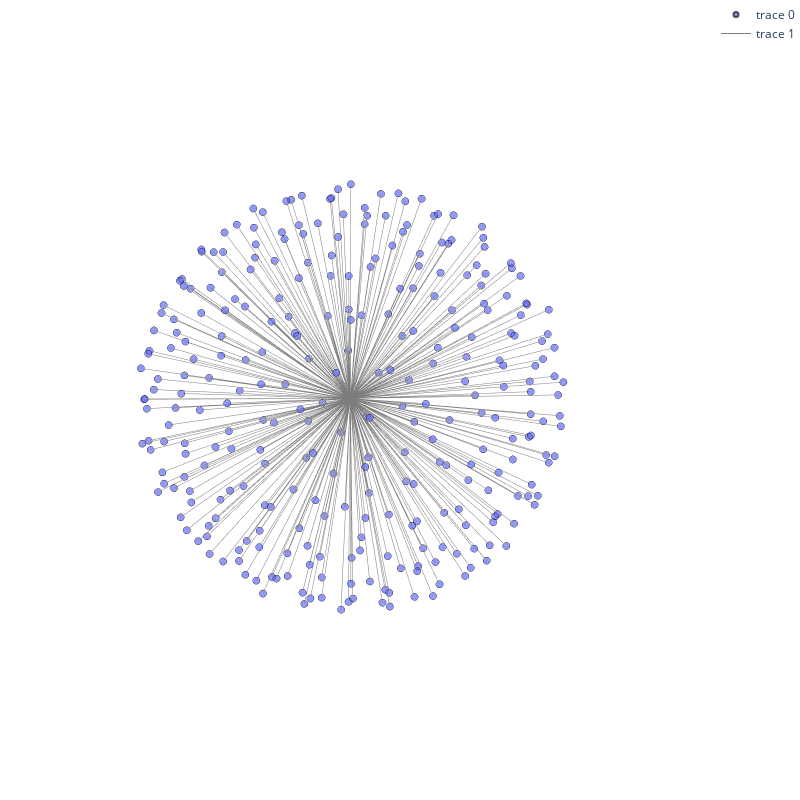

Notebook cell for this chart:
### Code cell
import plotly.graph_objects as go
import networkx as nx
import plotly.offline as pyo
import random
import copy
import igraph as ig
import ipywidgets as widgets
from IPython.display import display, clear_output
#inicializacion
n_usuarios, monto_inicial = 300, 15
n_iteraciones, n_referidos, monto_referir = 3, 4, 2.5
l_enlaces = []
graphs = []
#widgets
n_usuarios_input = widgets.IntSlider(value=n_usuarios, min=1, max=800, description='n_usuarios:')
monto_inicial_input = widgets.IntSlider(value=monto_inicial, min=1, max=100, description='monto_inicial:')
n_iteraciones_input = widgets.IntSlider(value=n_iteraciones, min=1, max=10, description='n_iteraciones:')
n_referidos_input = widgets.IntSlider(value=n_referidos, min=1, max=10, description='n_referidos:')
monto_referir_input = widgets.FloatSlider(value=monto_referir, min=0.1, max=10, step=0.1, description='monto_referir:')

run_button = widgets.Button(description='Run Simulation')
#output para ver los resultados
output = widgets.Output()

def refiere(de_nodo, n_monto, graph, enlaces):
    new_node_id = max(graph) + 1
    graph[new_node_id] = {'profundidad': graph[de_nodo]['profundidad'] + 1,'referidos':0, 'monto':monto_referir}
    graph[de_nodo]['referidos'] += 1
    enlaces.append((de_nodo,new_node_id))
    return graph, enlaces
def actualiza(graph, enlaces):
    c_graph=graph.copy()
    for k in c_graph:
        r=random.random()
        if graph[k]['profundidad']!=0 and graph[k]['referidos']<4 and r>0.5:
            n_referir=max(1,int((n_referidos +1)*random.random())-graph[k]['referidos'])
            for _ in range(n_referir):
                graph, enlaces=refiere(k, monto_referir, graph, enlaces)
    return graph, enlaces

def run_simulation(btn):
    global n_usuarios, monto_inicial, n_iteraciones, n_referidos, monto_referir
    global graphs, enlaces
    n_usuarios = n_usuarios_input.value
    monto_inicial = monto_inicial_input.value
    n_iteraciones = n_iteraciones_input.value
    n_referidos = n_referidos_input.value
    monto_referir = monto_referir_input.value
    with output:
        output.clear_output()
        graph = {1: {'profundidad': 0, 'referidos':0, 'monto':0}}
        enlaces=[]
        for _ in range(n_usuarios):
            n_id = max(graph) + 1
            graph[n_id] = {'profundidad': 1,'referidos':0, 'monto':monto_inicial}
            enlaces.append((1,n_id))
        c_graph = copy.deepcopy(graph)
        c_enlace = copy.deepcopy(enlaces)
        graphs.append(c_graph)
        l_enlaces.append(c_enlace)
        for step in range(n_iteraciones):
            graph, enlaces=actualiza(graph, enlaces)
            c_graph = copy.deepcopy(graph)
            c_enlace = copy.deepcopy(enlaces)
            graphs.append(c_graph)
            l_enlaces.append(c_enlace)
        k_slider.max = len(l_enlaces)-1
    update_graph(0)

run_button.on_click(run_simulation)

input_widgets = widgets.VBox([n_usuarios_input, monto_inicial_input, n_iteraciones_input,
                              n_referidos_input, monto_referir_input, run_button])
app_layout = widgets.HBox([input_widgets, output])
display(app_layout)

def calculate_aggregated_sum(graph):
    return sum(graph[k]['monto'] for k in graph)

def update_graph(k_value):
    global l_enlaces
    if 0 <= k_value < len(l_enlaces):
        G = nx.Graph()
        G.add_edges_from(l_enlaces[k_value])
        spring_3D = nx.spring_layout(G, dim=3, seed=1515, scale=10)

        x_nodes = [spring_3D[i][0] for i in G.nodes()]
        y_nodes = [spring_3D[i][1] for i in G.nodes()]
        z_nodes = [spring_3D[i][2] for i in G.nodes()]

        edge_list = G.edges()
        x_edges, y_edges, z_edges = [], [], []

        for edge in edge_list:
            x_coords = [spring_3D[edge[0]][0], spring_3D[edge[1]][0], None]
            x_edges += x_coords
            y_coords = [spring_3D[edge[0]][1], spring_3D[edge[1]][1], None]
            y_edges += y_coords
            z_coords = [spring_3D[edge[0]][2], spring_3D[edge[1]][2], None]
            z_edges += z_coords
        trace_edges = go.Scatter3d(
            x=x_edges, y=y_edges, z=z_edges,
                mode='lines',
                line=dict(
                color='rgb(125,125,125)',  # Color of the edges
                    width=1                    # Width of the edges
                        )
                    )
    

        trace_nodes = go.Scatter3d(
    x=x_nodes, y=y_nodes, z=z_nodes,
    mode='markers', marker=dict(
        symbol='circle',  # Use 'circle' symbol
        size=[5 for _ in list(G.nodes())],
        color=1,
        colorscale='Viridis',
        line=dict(
            color='black',  # Border color
            width=2          # Border width
        )
    ),
    hoverinfo='none', text=list(G.nodes())
)

        axis = dict(
            showbackground=False,
            showline=False,
            zeroline=False,
            showgrid=False,
            showticklabels=False,
            title='')

        layout = go.Layout(width=800,  height=800,
                    scene=dict(xaxis=dict(axis),
                                yaxis=dict(axis),
                                zaxis=dict(axis)),
                                margin=dict(l=0, r=0, t=0, b=0)
                          )
        data = [ trace_nodes, trace_edges]
        fig = go.Figure(data=data, layout=layout)
        fig.update_layout(layout)
        fig.update_layout(layout)

        # Display the Plotly figure
        display(fig)
        display(k_slider)
        clear_output(wait=True)
    else:
        print('Lista de enlaces vacía')

k_slider = widgets.IntSlider(value=0, min=0, max=0, step=1, description='k:')

def slider_event_handler(change):
    update_graph(change.new)

k_slider.observe(slider_event_handler, names='value')

### Figure 1 — Plotly figure (JSON) as saved in the notebook; plotly's stock layout.template omitted (floating-point values rounded to 4 significant figures; data arrays with more than 128 entries replaced by an {"elided": "..."} marker saying what was removed)
{"data": [{"hoverinfo": "none", "marker": {"color": 1, "colorscale": [[0, "#440154"], [0.1111, "#482878"], [0.2222, "#3e4989"], [0.3333, "#31688e"], [0.4444, "#26828e"], [0.5556, "#1f9e89"], [0.6667, "#35b779"], [0.7778, "#6ece58"], [0.8889, "#b5de2b"], [1, "#fde725"]], "line": {"color": "black", "width": 2}, "size": {"elided": "301 int values"}, "symbol": "circle"}, "mode": "markers", "text": {"elided": "301 str values"}, "type": "scatter3d", "x": {"elided": "301 float values"}, "y": {"elided": "301 float values"}, "z": {"elided": "301 float values"}}, {"line": {"color": "rgb(125,125,125)", "width": 1}, "mode": "lines", "type": "scatter3d", "x": {"elided": "900 float values"}, "y": {"elided": "900 float values"}, "z": {"elided": "900 float values"}}], "layout": {"height": 800, "margin": {"b": 0, "l": 0, "r": 0, "t": 0}, "scene": {"xaxis": {"showbackground": false, "showgrid": false, "showline": false, "showticklabels": false, "title": {"text": ""}, "zeroline": false}, "yaxis": {"showbackground": false, "showgrid": false, "showline": false, "showticklabels": false, "title": {"text": ""}, "zeroline": false}, "zaxis": {"showbackground": false, "showgrid": false, "showline": false, "showticklabels": false, "title": {"text": ""}, "zeroline": false}}, "width": 800}}
